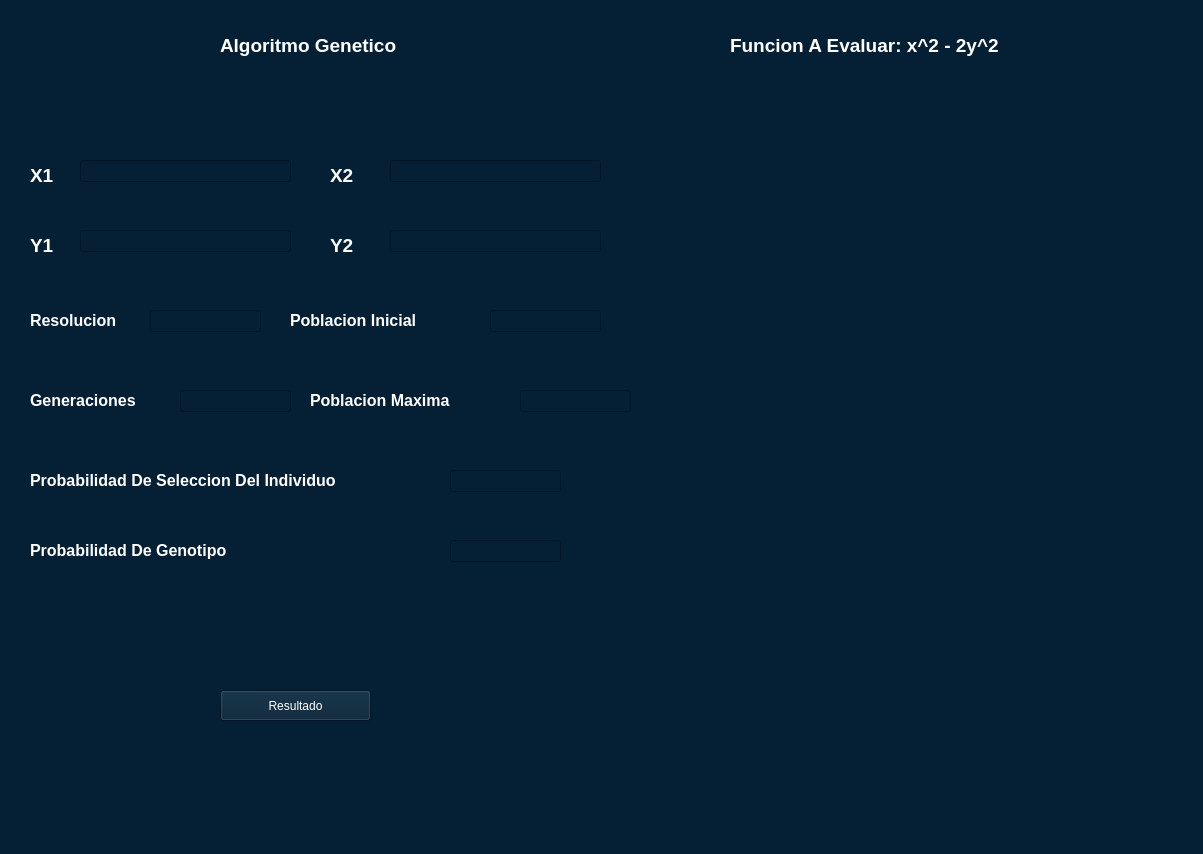
<?xml version="1.0" encoding="UTF-8"?>
<ui version="4.0">
 <class>AlgoritmoGenetico</class>
 <widget class="QMainWindow" name="AlgoritmoGenetico">
  <property name="geometry">
   <rect>
    <x>0</x>
    <y>0</y>
    <width>1203</width>
    <height>854</height>
   </rect>
  </property>
  <property name="windowTitle">
   <string>Algoritmo Genetico</string>
  </property>
  <property name="styleSheet">
   <string notr="true">background-color: rgb(5, 31, 52);</string>
  </property>
  <widget class="QWidget" name="centralwidget">
   <widget class="QLabel" name="funcionMostrar">
    <property name="geometry">
     <rect>
      <x>700</x>
      <y>100</y>
      <width>461</width>
      <height>681</height>
     </rect>
    </property>
    <property name="text">
     <string/>
    </property>
   </widget>
   <widget class="QLineEdit" name="a1">
    <property name="geometry">
     <rect>
      <x>80</x>
      <y>160</y>
      <width>211</width>
      <height>22</height>
     </rect>
    </property>
    <property name="styleSheet">
     <string notr="true">color: rgb(255, 255, 255);</string>
    </property>
   </widget>
   <widget class="QLineEdit" name="a2">
    <property name="geometry">
     <rect>
      <x>390</x>
      <y>160</y>
      <width>211</width>
      <height>22</height>
     </rect>
    </property>
    <property name="styleSheet">
     <string notr="true">color: rgb(255, 255, 255);</string>
    </property>
   </widget>
   <widget class="QPushButton" name="resultado">
    <property name="geometry">
     <rect>
      <x>220</x>
      <y>690</y>
      <width>151</width>
      <height>31</height>
     </rect>
    </property>
    <property name="styleSheet">
     <string notr="true">color: rgb(255, 255, 255);
font: 75 12pt &quot;MS Shell Dlg 2&quot;;</string>
    </property>
    <property name="text">
     <string>Resultado</string>
    </property>
   </widget>
   <widget class="QLabel" name="label">
    <property name="geometry">
     <rect>
      <x>220</x>
      <y>30</y>
      <width>231</width>
      <height>31</height>
     </rect>
    </property>
    <property name="text">
     <string>&lt;html&gt;&lt;head/&gt;&lt;body&gt;&lt;p&gt;&lt;span style=&quot; font-size:14pt; font-weight:600; color:#ffffff;&quot;&gt;Algoritmo Genetico&lt;/span&gt;&lt;/p&gt;&lt;/body&gt;&lt;/html&gt;</string>
    </property>
   </widget>
   <widget class="QLabel" name="label_2">
    <property name="geometry">
     <rect>
      <x>30</x>
      <y>160</y>
      <width>41</width>
      <height>31</height>
     </rect>
    </property>
    <property name="text">
     <string>&lt;html&gt;&lt;head/&gt;&lt;body&gt;&lt;p&gt;&lt;span style=&quot; font-size:14pt; font-weight:600; color:#ffffff;&quot;&gt;X1&lt;/span&gt;&lt;/p&gt;&lt;/body&gt;&lt;/html&gt;</string>
    </property>
   </widget>
   <widget class="QLabel" name="label_3">
    <property name="geometry">
     <rect>
      <x>330</x>
      <y>160</y>
      <width>41</width>
      <height>31</height>
     </rect>
    </property>
    <property name="text">
     <string>&lt;html&gt;&lt;head/&gt;&lt;body&gt;&lt;p&gt;&lt;span style=&quot; font-size:14pt; font-weight:600; color:#ffffff;&quot;&gt;X2&lt;/span&gt;&lt;/p&gt;&lt;/body&gt;&lt;/html&gt;</string>
    </property>
   </widget>
   <widget class="QLineEdit" name="b2">
    <property name="geometry">
     <rect>
      <x>390</x>
      <y>230</y>
      <width>211</width>
      <height>22</height>
     </rect>
    </property>
    <property name="styleSheet">
     <string notr="true">color: rgb(255, 255, 255);</string>
    </property>
   </widget>
   <widget class="QLabel" name="label_4">
    <property name="geometry">
     <rect>
      <x>330</x>
      <y>230</y>
      <width>41</width>
      <height>31</height>
     </rect>
    </property>
    <property name="text">
     <string>&lt;html&gt;&lt;head/&gt;&lt;body&gt;&lt;p&gt;&lt;span style=&quot; font-size:14pt; font-weight:600; color:#ffffff;&quot;&gt;Y2&lt;/span&gt;&lt;/p&gt;&lt;/body&gt;&lt;/html&gt;</string>
    </property>
   </widget>
   <widget class="QLabel" name="label_5">
    <property name="geometry">
     <rect>
      <x>30</x>
      <y>230</y>
      <width>41</width>
      <height>31</height>
     </rect>
    </property>
    <property name="text">
     <string>&lt;html&gt;&lt;head/&gt;&lt;body&gt;&lt;p&gt;&lt;span style=&quot; font-size:14pt; font-weight:600; color:#ffffff;&quot;&gt;Y1&lt;/span&gt;&lt;/p&gt;&lt;/body&gt;&lt;/html&gt;</string>
    </property>
   </widget>
   <widget class="QLineEdit" name="b1">
    <property name="geometry">
     <rect>
      <x>80</x>
      <y>230</y>
      <width>211</width>
      <height>22</height>
     </rect>
    </property>
    <property name="styleSheet">
     <string notr="true">color: rgb(255, 255, 255);</string>
    </property>
   </widget>
   <widget class="QLabel" name="label_6">
    <property name="geometry">
     <rect>
      <x>30</x>
      <y>310</y>
      <width>111</width>
      <height>21</height>
     </rect>
    </property>
    <property name="text">
     <string>&lt;html&gt;&lt;head/&gt;&lt;body&gt;&lt;p&gt;&lt;span style=&quot; font-size:12pt; font-weight:600; color:#ffffff;&quot;&gt;Resolucion&lt;/span&gt;&lt;/p&gt;&lt;/body&gt;&lt;/html&gt;</string>
    </property>
   </widget>
   <widget class="QLineEdit" name="resolucion">
    <property name="geometry">
     <rect>
      <x>150</x>
      <y>310</y>
      <width>111</width>
      <height>22</height>
     </rect>
    </property>
    <property name="styleSheet">
     <string notr="true">color: rgb(255, 255, 255);</string>
    </property>
   </widget>
   <widget class="QLabel" name="label_7">
    <property name="geometry">
     <rect>
      <x>290</x>
      <y>310</y>
      <width>191</width>
      <height>21</height>
     </rect>
    </property>
    <property name="text">
     <string>&lt;html&gt;&lt;head/&gt;&lt;body&gt;&lt;p&gt;&lt;span style=&quot; font-size:12pt; font-weight:600; color:#ffffff;&quot;&gt;Poblacion Inicial&lt;/span&gt;&lt;/p&gt;&lt;/body&gt;&lt;/html&gt;</string>
    </property>
   </widget>
   <widget class="QLineEdit" name="pobin">
    <property name="geometry">
     <rect>
      <x>490</x>
      <y>310</y>
      <width>111</width>
      <height>22</height>
     </rect>
    </property>
    <property name="styleSheet">
     <string notr="true">color: rgb(255, 255, 255);</string>
    </property>
   </widget>
   <widget class="QLabel" name="label_8">
    <property name="geometry">
     <rect>
      <x>30</x>
      <y>390</y>
      <width>141</width>
      <height>21</height>
     </rect>
    </property>
    <property name="text">
     <string>&lt;html&gt;&lt;head/&gt;&lt;body&gt;&lt;p&gt;&lt;span style=&quot; font-size:12pt; font-weight:600; color:#ffffff;&quot;&gt;Generaciones&lt;/span&gt;&lt;/p&gt;&lt;/body&gt;&lt;/html&gt;</string>
    </property>
   </widget>
   <widget class="QLineEdit" name="numGeneraciones">
    <property name="geometry">
     <rect>
      <x>180</x>
      <y>390</y>
      <width>111</width>
      <height>22</height>
     </rect>
    </property>
    <property name="styleSheet">
     <string notr="true">color: rgb(255, 255, 255);</string>
    </property>
   </widget>
   <widget class="QLabel" name="label_9">
    <property name="geometry">
     <rect>
      <x>30</x>
      <y>470</y>
      <width>411</width>
      <height>21</height>
     </rect>
    </property>
    <property name="text">
     <string>&lt;html&gt;&lt;head/&gt;&lt;body&gt;&lt;p&gt;&lt;span style=&quot; font-size:12pt; font-weight:600; color:#ffffff;&quot;&gt;Probabilidad De Seleccion Del Individuo&lt;/span&gt;&lt;/p&gt;&lt;/body&gt;&lt;/html&gt;</string>
    </property>
   </widget>
   <widget class="QLineEdit" name="prob_sel_ind">
    <property name="geometry">
     <rect>
      <x>450</x>
      <y>470</y>
      <width>111</width>
      <height>22</height>
     </rect>
    </property>
    <property name="styleSheet">
     <string notr="true">color: rgb(255, 255, 255);</string>
    </property>
   </widget>
   <widget class="QLabel" name="label_10">
    <property name="geometry">
     <rect>
      <x>730</x>
      <y>30</y>
      <width>361</width>
      <height>31</height>
     </rect>
    </property>
    <property name="text">
     <string>&lt;html&gt;&lt;head/&gt;&lt;body&gt;&lt;p&gt;&lt;span style=&quot; font-size:14pt; font-weight:600; color:#ffffff;&quot;&gt;Funcion A Evaluar: x^2 - 2y^2&lt;/span&gt;&lt;/p&gt;&lt;/body&gt;&lt;/html&gt;</string>
    </property>
   </widget>
   <widget class="QLineEdit" name="prob_mut_ind">
    <property name="geometry">
     <rect>
      <x>450</x>
      <y>540</y>
      <width>111</width>
      <height>22</height>
     </rect>
    </property>
    <property name="styleSheet">
     <string notr="true">color: rgb(255, 255, 255);</string>
    </property>
   </widget>
   <widget class="QLabel" name="label_11">
    <property name="geometry">
     <rect>
      <x>30</x>
      <y>540</y>
      <width>411</width>
      <height>21</height>
     </rect>
    </property>
    <property name="text">
     <string>&lt;html&gt;&lt;head/&gt;&lt;body&gt;&lt;p&gt;&lt;span style=&quot; font-size:12pt; font-weight:600; color:#ffffff;&quot;&gt;Probabilidad De Genotipo&lt;/span&gt;&lt;/p&gt;&lt;/body&gt;&lt;/html&gt;</string>
    </property>
   </widget>
   <widget class="QLabel" name="label_12">
    <property name="geometry">
     <rect>
      <x>310</x>
      <y>390</y>
      <width>191</width>
      <height>21</height>
     </rect>
    </property>
    <property name="text">
     <string>&lt;html&gt;&lt;head/&gt;&lt;body&gt;&lt;p&gt;&lt;span style=&quot; font-size:12pt; font-weight:600; color:#ffffff;&quot;&gt;Poblacion Maxima&lt;/span&gt;&lt;/p&gt;&lt;/body&gt;&lt;/html&gt;</string>
    </property>
   </widget>
   <widget class="QLineEdit" name="pobmax">
    <property name="geometry">
     <rect>
      <x>520</x>
      <y>390</y>
      <width>111</width>
      <height>22</height>
     </rect>
    </property>
    <property name="styleSheet">
     <string notr="true">color: rgb(255, 255, 255);</string>
    </property>
   </widget>
  </widget>
  <widget class="QMenuBar" name="menubar">
   <property name="geometry">
    <rect>
     <x>0</x>
     <y>0</y>
     <width>1203</width>
     <height>26</height>
    </rect>
   </property>
  </widget>
  <widget class="QStatusBar" name="statusbar"/>
 </widget>
 <resources/>
 <connections/>
</ui>
